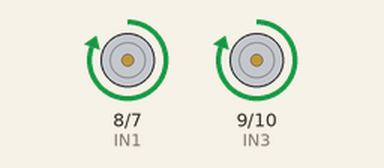
Recording of a sketch running on a simulated Arduino Uno, built with avr-gcc and run on an emulated ATmega328P. On the bench: motor-driver pin pairs drawn as motors (green arrow = first pin HIGH = forward, orange = second pin HIGH = backward, longer = more drive). Random numbers use the default seed unless the sketch sets one.

Above: at 0.1 s.
At 8.1 s:
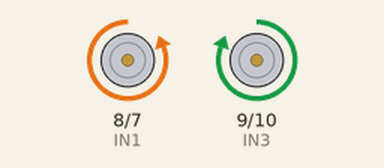
At 39.1 s:
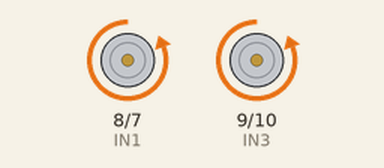
Timing chart, 0 to 40.0 s (numbered marks = the images above):
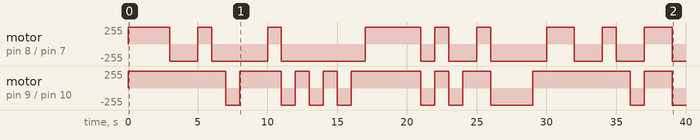

Measured:
- by itself, motor on pin 8 (IN1) / pin 7 (IN2): stopped → forward 255/255 at 0.00 s, → backward 255/255 3.0 s later, → forward 255/255 2.0 s later, → backward 255/255 1.0 s later, … (18 changes in this stretch)
- by itself, motor on pin 9 (IN3) / pin 10 (IN4): stopped → forward 255/255 at 0.00 s, → backward 255/255 7.0 s later, → forward 255/255 1.0 s later, → backward 255/255 3.0 s later, … (18 changes in this stretch)

The sketch:

main.ino
```cpp
//successfully driving one wheel so far

// Program: Control 2 DC motors using L298N H Bridge

// Definitions Arduino pins connected to input H Bridge
int IN1 = 8;
int IN2 = 7;

int IN3 = 9;
int IN4 = 10;

int time = 1000;
int speed = 255;
int direction = 0;

void setup()
{
 // Set the output pins
 pinMode(IN1, OUTPUT);
 pinMode(IN2, OUTPUT);
 pinMode(IN3, OUTPUT);
 pinMode(IN4, OUTPUT);
}

void loop()
{
  go(direction);
  delay(time);
  direction = random(-1,2);
}

void leftForward()
{
  digitalWrite(IN1, HIGH);
  digitalWrite(IN2, LOW);
}

void rightForward()
{
  digitalWrite(IN3, HIGH);
  digitalWrite(IN4, LOW);
}

void leftBackward()
{
  digitalWrite(IN1, LOW);
  digitalWrite(IN2, HIGH);
}

void rightBackward()
{
  digitalWrite(IN3, LOW);
  digitalWrite(IN4, HIGH);
}

void go(int direction)
{
switch(direction)
{
  case -1:
  //backwards
  leftBackward();
  rightBackward();
  break;
  case 0:
  //forwards
  leftForward();
  rightForward();
  break;
  case 1:
  //left
  leftBackward();
  rightForward();
  break;
  case 2:
  leftForward();
  rightBackward();
  break;
  }
}
```
